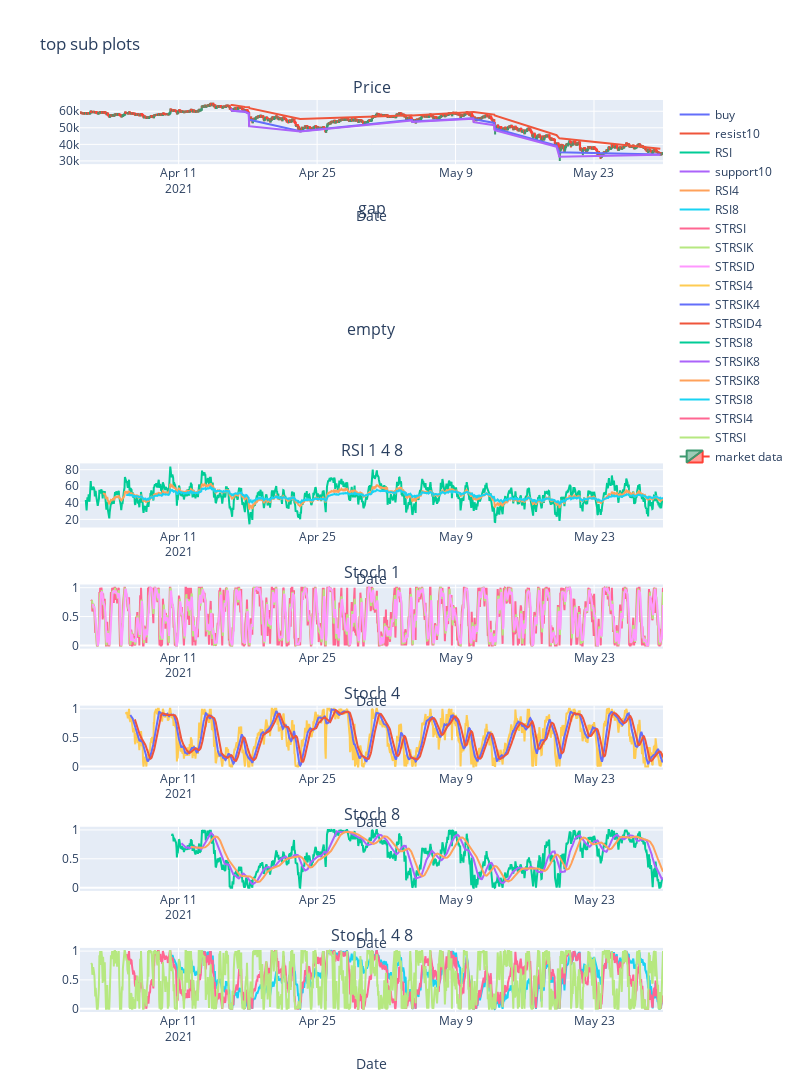

The cell this chart's notebook holds for it:
### Code cell
import plotly.graph_objs as go
from plotly.subplots import make_subplots


#Declare figure


fig = go.Figure()

fig = make_subplots(rows=8, cols=1,subplot_titles=("Price","gap","empty", "RSI 1 4 8", "Stoch 1", "Stoch 4","Stoch 8","Stoch 1 4 8"))
    

    
# buy points     
fig.add_trace(
    go.Scatter(x=buypoints.date, y=buypoints['close'],
        name="buy",
        text="buy",
        textposition="top center"),
    row=1, col=1
)    

    
# buy points     
fig.add_trace(
    go.Scatter(x=buypoints.date, y=buypoints['resist10'],
        name="resist10",
        text="resist10",
        textposition="top center"),
    row=1, col=1
)  
# resistance 10 


fig.add_trace(
    go.Scatter(x=df.date, y=df['RSI'],
        name="RSI",
        text="RSI",
        textposition="top center"),
    row=4, col=1
)

# support 10
fig.add_trace(
    go.Scatter(x=buypoints.date, y=buypoints['support10'],
        name="support10",
        text="support1010",
        textposition="top center"),
    row=1, col=1
)  

fig.add_trace(
    go.Scatter(x=df.date, y=df['RSI4'],name="RSI4"),
    row=4, col=1
)

fig.add_trace(
    go.Scatter(x=df.date, y=df['RSI8'],name="RSI8"),
    row=4, col=1
)

fig.add_trace(
    go.Scatter(x=df.date, y=df['STRSI'],name="STRSI"),
    row=5, col=1
)
fig.add_trace(
    go.Scatter(x=df.date, y=df['STRSIK'],name="STRSIK"),
    row=5, col=1
)
fig.add_trace(
    go.Scatter(x=df.date, y=df['STRSID'],name="STRSID"),
    row=5, col=1
)
    
fig.add_trace(
    go.Scatter(x=df.date, y=df['STRSI4'],name="STRSI4"),
    row=6, col=1
)
fig.add_trace(
    go.Scatter(x=df.date, y=df['STRSIK4'],name="STRSIK4"),
    row=6, col=1
)
fig.add_trace(
    go.Scatter(x=df.date, y=df['STRSID4'],name="STRSID4"),
    row=6, col=1
)
    
fig.add_trace(
    go.Scatter(x=df.date, y=df['STRSI8'],name="STRSI8"),
    row=7, col=1
)
fig.add_trace(
    go.Scatter(x=df.date, y=df['STRSIK8'],name="STRSIK8"),
    row=7, col=1
)

fig.add_trace(
    go.Scatter(x=df.date, y=df['STRSID8'],name="STRSIK8"),
    row=7, col=1
)


fig.add_trace(
    go.Scatter(x=df.date, y=df['STRSI8'],name="STRSI8"),
    row=8, col=1
)
fig.add_trace(
    go.Scatter(x=df.date, y=df['STRSI4'],name="STRSI4"),
    row=8, col=1
)
fig.add_trace(
    go.Scatter(x=df.date, y=df['STRSI'],name="STRSI"),
    row=8, col=1
)


#add Traces

fig.add_trace(go.Candlestick(x=df.date,
                open=df['open'],
                high=df['high'],
                low=df['low'],
                close=df['close'], name = 'market data'),row=1,col=1)

#fig.add_trace(go.Scatter(x=df['date'], y=df['max10']))

#fig.add_trace(go.Scatter(x=df['date'], y=df['min10']))

#fig.add_trace(go.Scatter(x=point['date'], y=point['resist5']))

#fig.add_trace(go.Scatter(x=pointm['date'], y=pointm['support5']))


#fig.add_shape(type="line",
#    x0=pointm['date'], y0=pointm['support5'], x1=max(pointm['date']), y1=pointm['support5'],
#    line=dict(
#        color="LightSeaGreen",
#        width=4,
#        dash="dashdot",
#    ))
fig.update_shapes(dict(xref='x', yref='y'))

#for index in range(0,len(pointm)):
    #fig.add_hline(y=pointm['support5'])

#fig.add_trace(go.Scatter(x=point['date'], y=point['resist10']))

#fig.add_trace(go.Scatter(x=pointm['date'], y=pointm['support10']))
#for i in range(len(df['date'])):
    #fig.add_hline(y=df[i]['min10'], line_dash="dot",
                  #annotation_text="support", 
                  #annotation_position="bottom right")

#fig.add_hline(y=df['max10'], line_dash="dot",
#              annotation_text="resitance", 
#              annotation_position="bottom right")



fig.update_layout(height=3000, width=800, title_text="top sub plots")
# X and Y Axis Update
fig.update_xaxes(
    title = 'Date',rangeslider_visible=False
)

#fig.update_yaxes(
#    title = 'Share Price (USD)'
#)

#Show
fig.show()

### Figure 1 — Plotly figure (JSON) as saved in the notebook; plotly's stock layout.template omitted (floating-point values rounded to 4 significant figures; data arrays with more than 128 entries replaced by an {"elided": "..."} marker saying what was removed)
{"data": [{"name": "buy", "text": "buy", "textposition": "top center", "type": "scatter", "x": ["2021-04-16T06:00:00", "2021-04-16T07:00:00", "2021-04-16T08:00:00", "2021-04-16T09:00:00", "2021-04-16T10:00:00", "2021-04-17T17:00:00", "2021-04-18T02:00:00", "2021-04-18T03:00:00", "2021-04-18T04:00:00", "2021-04-23T07:00:00", "2021-05-04T14:00:00", "2021-05-04T15:00:00", "2021-05-10T19:00:00", "2021-05-10T20:00:00", "2021-05-12T22:00:00", "2021-05-12T23:00:00", "2021-05-19T04:00:00", "2021-05-19T05:00:00", "2021-05-19T12:00:00", "2021-05-29T17:00:00"], "xaxis": "x", "y": [61460.0, 61410.0, 61190.0, 60640.0, 60250.0, 59710.0, 58800.0, 55010.0, 54830.0, 47940.0, 54830.0, 53800.0, 55730.0, 55240.0, 52940.0, 49630.0, 39310.0, 39200.0, 35230.0, 33890.0], "yaxis": "y"}, {"name": "resist10", "text": "resist10", "textposition": "top center", "type": "scatter", "x": ["2021-04-16T06:00:00", "2021-04-16T07:00:00", "2021-04-16T08:00:00", "2021-04-16T09:00:00", "2021-04-16T10:00:00", "2021-04-17T17:00:00", "2021-04-18T02:00:00", "2021-04-18T03:00:00", "2021-04-18T04:00:00", "2021-04-23T07:00:00", "2021-05-04T14:00:00", "2021-05-04T15:00:00", "2021-05-10T19:00:00", "2021-05-10T20:00:00", "2021-05-12T22:00:00", "2021-05-12T23:00:00", "2021-05-19T04:00:00", "2021-05-19T05:00:00", "2021-05-19T12:00:00", "2021-05-29T17:00:00"], "xaxis": "x", "y": [63800, 63800, 63800, 63800, 63800, 62510.0, 62460.0, 62460.0, 61890.0, 55280, 57580.0, 57460.0, 59500, 59500, 58000.0, 57500.0, 45660.0, 45660.0, 43621, 37340.0], "yaxis": "y"}, {"name": "RSI", "text": "RSI", "textposition": "top center", "type": "scatter", "x": {"elided": "1410 str values"}, "xaxis": "x4", "y": {"elided": "1410 float values"}, "yaxis": "y4"}, {"name": "support10", "text": "support1010", "textposition": "top center", "type": "scatter", "x": ["2021-04-16T06:00:00", "2021-04-16T07:00:00", "2021-04-16T08:00:00", "2021-04-16T09:00:00", "2021-04-16T10:00:00", "2021-04-17T17:00:00", "2021-04-18T02:00:00", "2021-04-18T03:00:00", "2021-04-18T04:00:00", "2021-04-23T07:00:00", "2021-05-04T14:00:00", "2021-05-04T15:00:00", "2021-05-10T19:00:00", "2021-05-10T20:00:00", "2021-05-12T22:00:00", "2021-05-12T23:00:00", "2021-05-19T04:00:00", "2021-05-19T05:00:00", "2021-05-19T12:00:00", "2021-05-29T17:00:00"], "xaxis": "x", "y": [61060.0, 61025, 61025, 60400, 60240, 59640.0, 58600.0, 50930.0, 50930.0, 47700, 54410, 53526, 55520.0, 53400, 51560.0, 48600, 38600.0, 38600.0, 32490.0, 33650], "yaxis": "y"}, {"name": "RSI4", "type": "scatter", "x": {"elided": "1410 str values"}, "xaxis": "x4", "y": {"elided": "1410 float values"}, "yaxis": "y4"}, {"name": "RSI8", "type": "scatter", "x": {"elided": "1410 str values"}, "xaxis": "x4", "y": {"elided": "1410 float values"}, "yaxis": "y4"}, {"name": "STRSI", "type": "scatter", "x": {"elided": "1410 str values"}, "xaxis": "x5", "y": {"elided": "1410 float values"}, "yaxis": "y5"}, {"name": "STRSIK", "type": "scatter", "x": {"elided": "1410 str values"}, "xaxis": "x5", "y": {"elided": "1410 float values"}, "yaxis": "y5"}, {"name": "STRSID", "type": "scatter", "x": {"elided": "1410 str values"}, "xaxis": "x5", "y": {"elided": "1410 float values"}, "yaxis": "y5"}, {"name": "STRSI4", "type": "scatter", "x": {"elided": "1410 str values"}, "xaxis": "x6", "y": {"elided": "1410 float values"}, "yaxis": "y6"}, {"name": "STRSIK4", "type": "scatter", "x": {"elided": "1410 str values"}, "xaxis": "x6", "y": {"elided": "1410 float values"}, "yaxis": "y6"}, {"name": "STRSID4", "type": "scatter", "x": {"elided": "1410 str values"}, "xaxis": "x6", "y": {"elided": "1410 float values"}, "yaxis": "y6"}, {"name": "STRSI8", "type": "scatter", "x": {"elided": "1410 str values"}, "xaxis": "x7", "y": {"elided": "1410 float values"}, "yaxis": "y7"}, {"name": "STRSIK8", "type": "scatter", "x": {"elided": "1410 str values"}, "xaxis": "x7", "y": {"elided": "1410 float values"}, "yaxis": "y7"}, {"name": "STRSIK8", "type": "scatter", "x": {"elided": "1410 str values"}, "xaxis": "x7", "y": {"elided": "1410 float values"}, "yaxis": "y7"}, {"name": "STRSI8", "type": "scatter", "x": {"elided": "1410 str values"}, "xaxis": "x8", "y": {"elided": "1410 float values"}, "yaxis": "y8"}, {"name": "STRSI4", "type": "scatter", "x": {"elided": "1410 str values"}, "xaxis": "x8", "y": {"elided": "1410 float values"}, "yaxis": "y8"}, {"name": "STRSI", "type": "scatter", "x": {"elided": "1410 str values"}, "xaxis": "x8", "y": {"elided": "1410 float values"}, "yaxis": "y8"}, {"close": {"elided": "1410 float values"}, "high": {"elided": "1410 float values"}, "low": {"elided": "1410 float values"}, "name": "market data", "open": {"elided": "1410 float values"}, "type": "candlestick", "x": {"elided": "1410 str values"}, "xaxis": "x", "yaxis": "y"}], "layout": {"annotations": [{"font": {"size": 16}, "showarrow": false, "text": "Price", "x": 0.5, "xanchor": "center", "xref": "paper", "y": 1, "yanchor": "bottom", "yref": "paper"}, {"font": {"size": 16}, "showarrow": false, "text": "gap", "x": 0.5, "xanchor": "center", "xref": "paper", "y": 0.8672, "yanchor": "bottom", "yref": "paper"}, {"font": {"size": 16}, "showarrow": false, "text": "empty", "x": 0.5, "xanchor": "center", "xref": "paper", "y": 0.7344, "yanchor": "bottom", "yref": "paper"}, {"font": {"size": 16}, "showarrow": false, "text": "RSI 1 4 8", "x": 0.5, "xanchor": "center", "xref": "paper", "y": 0.6016, "yanchor": "bottom", "yref": "paper"}, {"font": {"size": 16}, "showarrow": false, "text": "Stoch 1", "x": 0.5, "xanchor": "center", "xref": "paper", "y": 0.4688, "yanchor": "bottom", "yref": "paper"}, {"font": {"size": 16}, "showarrow": false, "text": "Stoch 4", "x": 0.5, "xanchor": "center", "xref": "paper", "y": 0.3359, "yanchor": "bottom", "yref": "paper"}, {"font": {"size": 16}, "showarrow": false, "text": "Stoch 8", "x": 0.5, "xanchor": "center", "xref": "paper", "y": 0.2031, "yanchor": "bottom", "yref": "paper"}, {"font": {"size": 16}, "showarrow": false, "text": "Stoch 1 4 8", "x": 0.5, "xanchor": "center", "xref": "paper", "y": 0.07031, "yanchor": "bottom", "yref": "paper"}], "height": 3000, "title": {"text": "top sub plots"}, "width": 800, "xaxis": {"anchor": "y", "domain": [0, 1], "rangeslider": {"visible": false}, "title": {"text": "Date"}}, "xaxis2": {"anchor": "y2", "domain": [0, 1], "rangeslider": {"visible": false}, "title": {"text": "Date"}}, "xaxis3": {"anchor": "y3", "domain": [0, 1], "rangeslider": {"visible": false}, "title": {"text": "Date"}}, "xaxis4": {"anchor": "y4", "domain": [0, 1], "rangeslider": {"visible": false}, "title": {"text": "Date"}}, "xaxis5": {"anchor": "y5", "domain": [0, 1], "rangeslider": {"visible": false}, "title": {"text": "Date"}}, "xaxis6": {"anchor": "y6", "domain": [0, 1], "rangeslider": {"visible": false}, "title": {"text": "Date"}}, "xaxis7": {"anchor": "y7", "domain": [0, 1], "rangeslider": {"visible": false}, "title": {"text": "Date"}}, "xaxis8": {"anchor": "y8", "domain": [0, 1], "rangeslider": {"visible": false}, "title": {"text": "Date"}}, "yaxis": {"anchor": "x", "domain": [0.9297, 1]}, "yaxis2": {"anchor": "x2", "domain": [0.7969, 0.8672]}, "yaxis3": {"anchor": "x3", "domain": [0.6641, 0.7344]}, "yaxis4": {"anchor": "x4", "domain": [0.5312, 0.6016]}, "yaxis5": {"anchor": "x5", "domain": [0.3984, 0.4688]}, "yaxis6": {"anchor": "x6", "domain": [0.2656, 0.3359]}, "yaxis7": {"anchor": "x7", "domain": [0.1328, 0.2031]}, "yaxis8": {"anchor": "x8", "domain": [0, 0.07031]}}}
